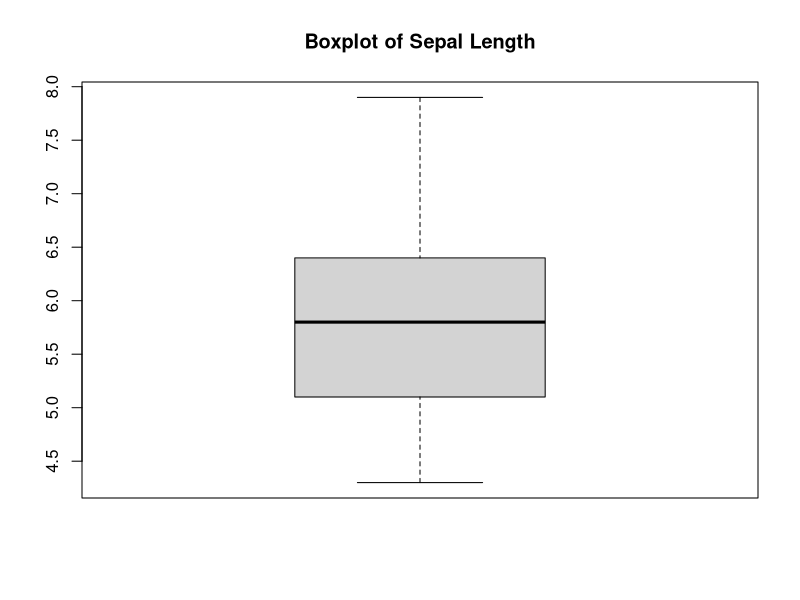
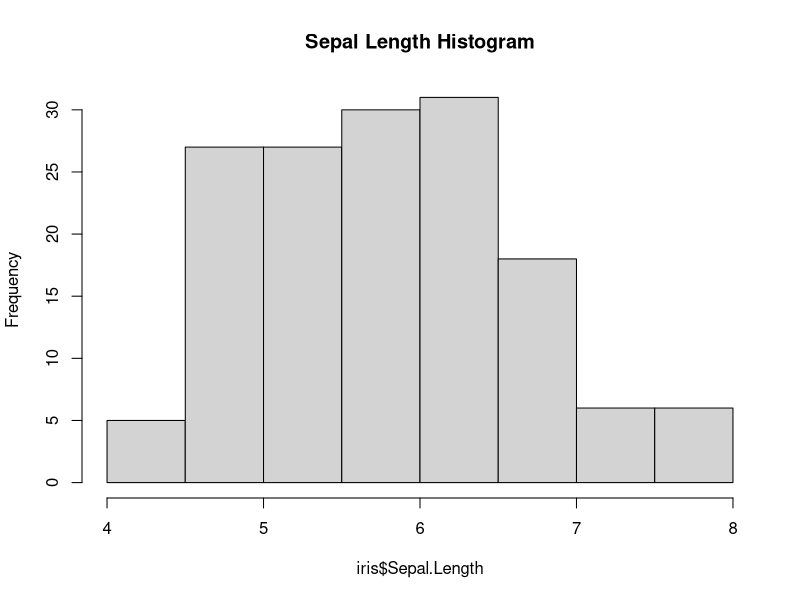
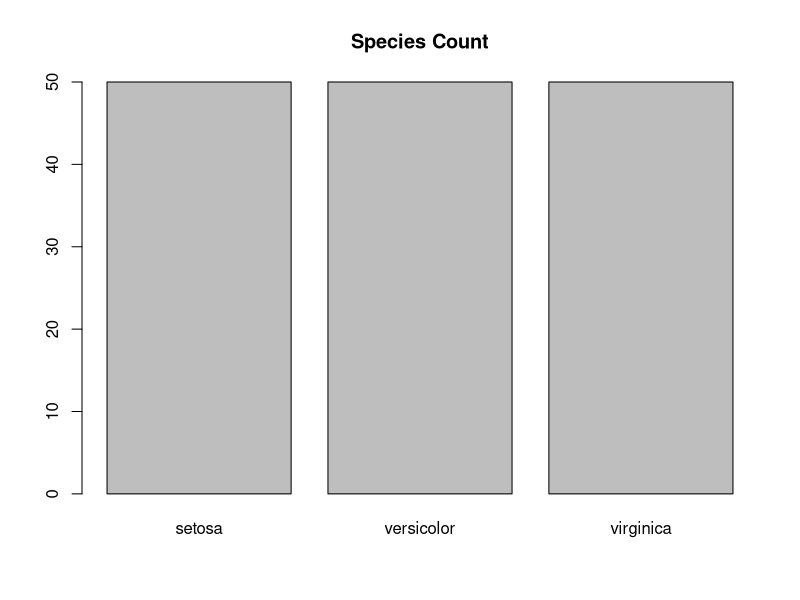
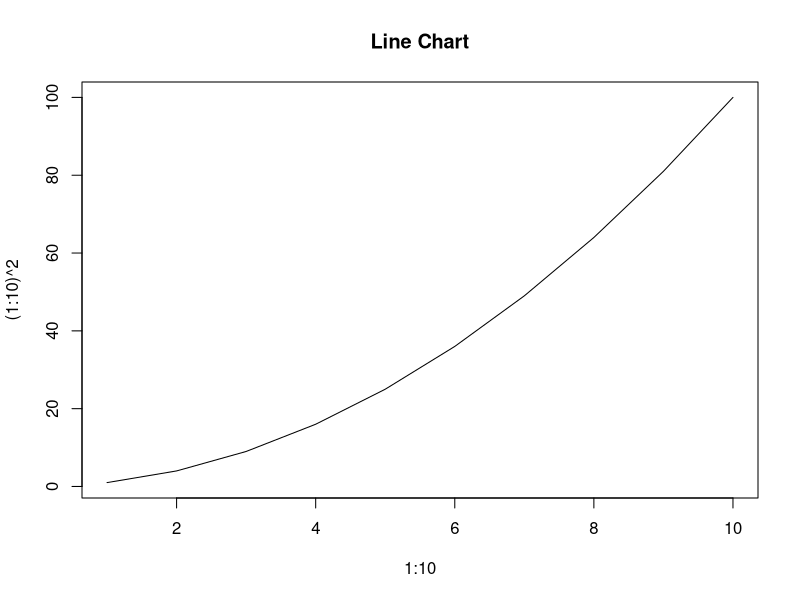
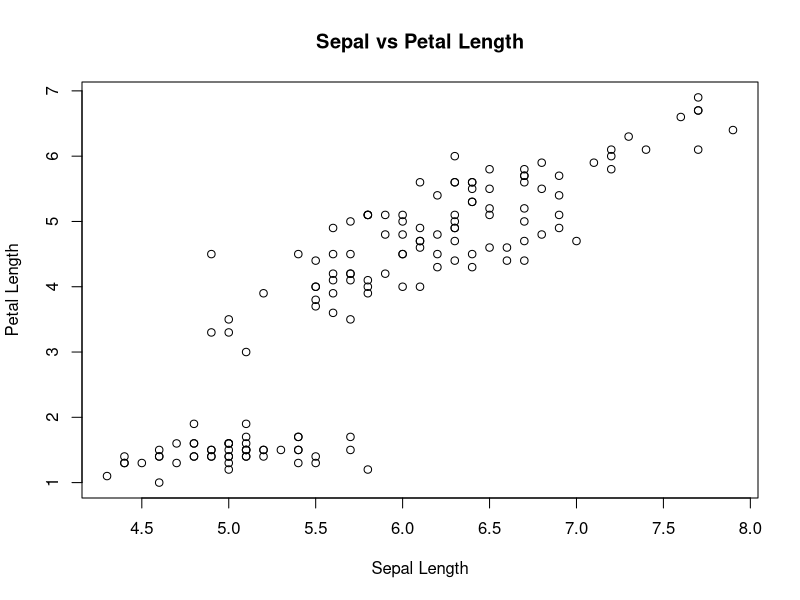

These figures' R source, in order:
boxplot(iris$Sepal.Length,
        main="Boxplot of Sepal Length")

hist(iris$Sepal.Length,
     main="Sepal Length Histogram")

barplot(table(iris$Species),
        main="Species Count")

plot(1:10, (1:10)^2,
     type="l", main="Line Chart")

plot(iris$Sepal.Length, iris$Petal.Length,
     main="Sepal vs Petal Length",
     xlab="Sepal Length",
     ylab="Petal Length")
